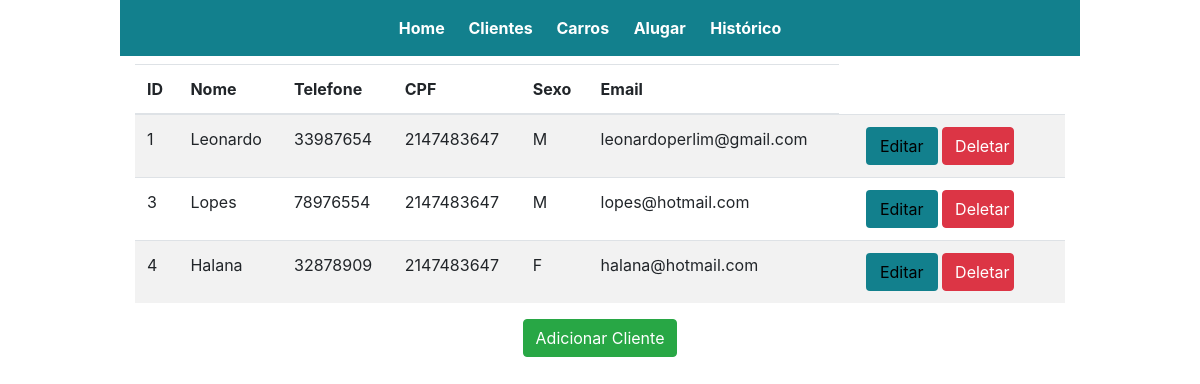
The page /src/view/clientes.php on the database its author committed.
### tables this page shows
CREATE TABLE `cliente` (
  `id_clientes` int(10) NOT NULL,
  `nome` varchar(32) NOT NULL,
  `telefone` char(8) NOT NULL,
  `cpf` int(11) NOT NULL,
  `sexo` char(1) NOT NULL,
  `email` varchar(32) NOT NULL
);

### src/controller/ControllerCliente.php (called while the page is built, shortened)
<?php
require_once("../model/Cliente.php");
function ProcessoCliente($Processo) {
    switch ($Processo) {
        case 'consultar':
            $cliente = new Cliente();
            if (isset($_GET["id"])) {
                $cliente->consultar("select * from cliente where id_clientes = {$_GET["id"]}");
            } else {
                $cliente->consultar("select * from cliente");
            }
            $rs = $cliente->Result;
            break;
    }
}

### src/model/Cliente.php (called while the page is built, shortened)
<?php
require_once('Conexao.php');
class Cliente {
    public function consultar($sql) {
        $Acesso = new Acesso();
        $Acesso->Conexao();
        $Acesso->Query($sql);
        $this->Result = $Acesso->result;
    }
}
    function habilitarBotaoCliente($disponivel){
        $botao = '';
        return $botao;
    }

### src/model/Conexao.php (called while the page is built, shortened)
<?php
class Acesso {
    public function Conexao() {
        $this->cnx = mysqli_connect("localhost", "root", "", "db_AutoLocadoraCarros");
    }
    public function Query($sql) {
        $this->result = mysqli_query($this->cnx,$sql, MYSQLI_STORE_RESULT);
    }
}
?>

### src/view/clientes.php (the view, shortened to what this page needs)
<?php
include('menu.php');
require_once("../model/Conexao.php");
require_once('../controller/ControllerCliente.php');
require_once("../model/Cliente.php");
ProcessoCliente('consultar');
?>
<!doctype html>
<html lang="en">
<body>
<div class="container col-auto">
    <div id="tabela" class="table-responsive">
        <table class="table table-striped">
            <thead>
            <tr>
                <th scope="col">ID</th>
                <th scope="col">Nome</th>
                <th scope="col">Telefone</th>
                <th scope="col">CPF</th>
                <th scope="col">Sexo</th>
                <th scope="col">Email</th>
            </tr>
            </thead>
            <tbody>
            <?php
            while($linha = mysqli_fetch_assoc($rs)) {
                ?>
                <tr>
                    <td><?php echo $linha["id_clientes"]?></td>
                    <td><?php echo utf8_encode($linha["nome"])?></td>
                    <td><?php echo $linha["telefone"]?></td>
                    <td><?php echo $linha["cpf"];?></td>
                    <td><?php echo $linha["sexo"];?></td>
                    <td><?php echo $linha["email"];?></td>
                    <td>
                        <div class="col">
                            <a href="editarCliente.php?id=<?php echo $linha["id_clientes"] ?>" onclick="return confirm('Deseja realmente editar este Cliente?')">
                                <button type="button" id="btnAzul" class="btn col-5 "<?php echo habilitarBotaoCliente($linha["disponivel"])?>>Editar</button>
                            </a>
                            <a href="clientes.php?excluir=<?php echo $linha["id_clientes"] ?>" onclick="return confirm('Deseja realmente excluir este Cliente?')">
                                <button type="button" class="btn btn-danger col-5" <?php echo habilitarBotaoCliente($linha["disponivel"])?>>Deletar</button>
                            </a>
                        </div>
                    </td>
                </tr>
                <?php
            }
            ?>
            </tbody>
        </table>
    </div>
    <div align="center">
        <a href="incluirCliente.php"><button type="button" class="btn btn-success">Adicionar Cliente</button></a>
    </div>
</div>
</body>
</html>

### src/model/css/style.css (style rules this page uses)
body { max-width: 80%; min-width: 20%; margin: 0 auto; }
button#btnAzul { background-color: #12808D; }

### rows shown on the page
cliente: id_clientes "1", nome "Leonardo", telefone "33987654", cpf "2147483647", sexo "M", email "leonardoperlim@gmail.com"
cliente: id_clientes "3", nome "Lopes", telefone "78976554", cpf "2147483647", sexo "M", email "lopes@hotmail.com"
cliente: id_clientes "4", nome "Halana", telefone "32878909", cpf "2147483647", sexo "F", email "halana@hotmail.com"
